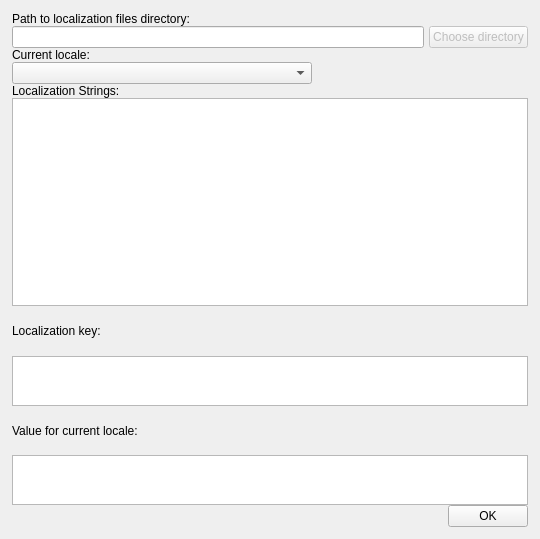
<?xml version="1.0" encoding="UTF-8"?>
<ui version="4.0">
 <class>LocalizationEditorDialog</class>
 <widget class="QDialog" name="LocalizationEditorDialog">
  <property name="geometry">
   <rect>
    <x>0</x>
    <y>0</y>
    <width>540</width>
    <height>539</height>
   </rect>
  </property>
  <property name="minimumSize">
   <size>
    <width>540</width>
    <height>118</height>
   </size>
  </property>
  <property name="maximumSize">
   <size>
    <width>750</width>
    <height>650</height>
   </size>
  </property>
  <property name="windowTitle">
   <string>Dialog</string>
  </property>
  <layout class="QVBoxLayout" name="verticalLayout">
   <property name="spacing">
    <number>0</number>
   </property>
   <property name="margin">
    <number>12</number>
   </property>
   <item>
    <layout class="QGridLayout" name="gridLayout">
     <property name="spacing">
      <number>0</number>
     </property>
     <item row="0" column="0">
      <widget class="QLabel" name="filePathLabel">
       <property name="text">
        <string>Path to localization files directory:</string>
       </property>
      </widget>
     </item>
     <item row="1" column="0">
      <layout class="QHBoxLayout" name="horizontalLayout">
       <property name="spacing">
        <number>5</number>
       </property>
       <item>
        <widget class="QLineEdit" name="localizationFilePathLineEdit">
         <property name="minimumSize">
          <size>
           <width>350</width>
           <height>0</height>
          </size>
         </property>
         <property name="layoutDirection">
          <enum>Qt::RightToLeft</enum>
         </property>
         <property name="readOnly">
          <bool>true</bool>
         </property>
        </widget>
       </item>
       <item>
        <widget class="QPushButton" name="openLocalizationFileButton">
         <property name="enabled">
          <bool>false</bool>
         </property>
         <property name="text">
          <string>Choose directory</string>
         </property>
        </widget>
       </item>
      </layout>
     </item>
     <item row="2" column="0">
      <widget class="QLabel" name="localeLabel">
       <property name="text">
        <string>Current locale:</string>
       </property>
      </widget>
     </item>
     <item row="4" column="0">
      <layout class="QHBoxLayout" name="horizontalLayout_2">
       <item>
        <widget class="QComboBox" name="currentLocaleComboBox">
         <property name="minimumSize">
          <size>
           <width>300</width>
           <height>0</height>
          </size>
         </property>
        </widget>
       </item>
       <item>
        <spacer name="horizontalSpacer">
         <property name="orientation">
          <enum>Qt::Horizontal</enum>
         </property>
         <property name="sizeHint" stdset="0">
          <size>
           <width>108</width>
           <height>17</height>
          </size>
         </property>
        </spacer>
       </item>
      </layout>
     </item>
     <item row="5" column="0">
      <layout class="QVBoxLayout" name="verticalLayout_2">
       <item>
        <widget class="QLabel" name="label">
         <property name="text">
          <string>Localization Strings:</string>
         </property>
        </widget>
       </item>
       <item>
        <widget class="QTableView" name="tableView">
         <property name="minimumSize">
          <size>
           <width>0</width>
           <height>0</height>
          </size>
         </property>
        </widget>
       </item>
      </layout>
     </item>
     <item row="6" column="0">
      <layout class="QVBoxLayout" name="verticalLayout_4">
       <property name="spacing">
        <number>-1</number>
       </property>
       <property name="sizeConstraint">
        <enum>QLayout::SetDefaultConstraint</enum>
       </property>
       <item>
        <widget class="QLabel" name="label_2">
         <property name="text">
          <string>Localization key:</string>
         </property>
        </widget>
       </item>
       <item>
        <widget class="QPlainTextEdit" name="txtLocalizationKey">
         <property name="enabled">
          <bool>true</bool>
         </property>
         <property name="minimumSize">
          <size>
           <width>0</width>
           <height>50</height>
          </size>
         </property>
         <property name="maximumSize">
          <size>
           <width>16777215</width>
           <height>50</height>
          </size>
         </property>
         <property name="readOnly">
          <bool>true</bool>
         </property>
        </widget>
       </item>
       <item>
        <widget class="QLabel" name="label_3">
         <property name="maximumSize">
          <size>
           <width>16777215</width>
           <height>16777215</height>
          </size>
         </property>
         <property name="text">
          <string>Value for current locale:</string>
         </property>
        </widget>
       </item>
       <item>
        <widget class="QPlainTextEdit" name="txtLocalizationValue">
         <property name="minimumSize">
          <size>
           <width>0</width>
           <height>50</height>
          </size>
         </property>
         <property name="maximumSize">
          <size>
           <width>16777215</width>
           <height>50</height>
          </size>
         </property>
        </widget>
       </item>
       <item>
        <layout class="QHBoxLayout" name="horizontalLayout_3">
         <item>
          <spacer name="horizontalSpacer_2">
           <property name="orientation">
            <enum>Qt::Horizontal</enum>
           </property>
           <property name="sizeHint" stdset="0">
            <size>
             <width>108</width>
             <height>17</height>
            </size>
           </property>
          </spacer>
         </item>
         <item>
          <widget class="QPushButton" name="closeButton">
           <property name="sizePolicy">
            <sizepolicy hsizetype="Minimum" vsizetype="Fixed">
             <horstretch>0</horstretch>
             <verstretch>0</verstretch>
            </sizepolicy>
           </property>
           <property name="minimumSize">
            <size>
             <width>75</width>
             <height>0</height>
            </size>
           </property>
           <property name="text">
            <string>OK</string>
           </property>
          </widget>
         </item>
        </layout>
       </item>
      </layout>
     </item>
    </layout>
   </item>
  </layout>
 </widget>
 <tabstops>
  <tabstop>localizationFilePathLineEdit</tabstop>
  <tabstop>openLocalizationFileButton</tabstop>
  <tabstop>currentLocaleComboBox</tabstop>
  <tabstop>tableView</tabstop>
  <tabstop>txtLocalizationKey</tabstop>
  <tabstop>txtLocalizationValue</tabstop>
 </tabstops>
 <resources/>
 <connections/>
</ui>
